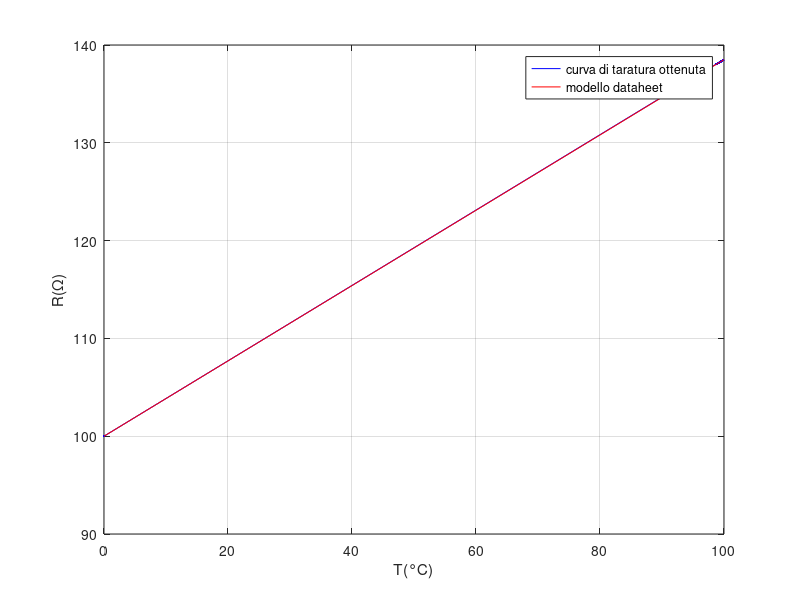

MATLAB code for this plot: (Note: this script raises an error after producing the figure.)
clc
clear all
close all
vettoreT=load('Misure_Esercitazione_Mat_602376.mat');
T0=vettoreT.DatiRTD_T0;
T100=vettoreT.DatiRTD_T100;
T=[T0 , T100];
%R0
R0=vettoreT.DatiRTD_R0; %valore di resistenza associata al ghiaccio
uA_R0=std(R0)/sqrt(length(R0)); %incertezza categoria A
a_R0=0.1; %accuracy
uB_R0=a_R0/sqrt(3); %incertezza di categoria B
uC_R0=sqrt(uA_R0^2+uB_R0^2);%incertezza composta
U_R0=1.95*uC_R0; %incertezza estesa con fattore di copertura k=1.95
%R100
R100=vettoreT.DatiRTD_R100; %vettore delle resistenza a 100 gradi
uA_R100=std(R100)/sqrt(length(R100));
a_R100=0.1;
uB_R100=a_R100/sqrt(3);
uC_R100=sqrt(uA_R100^2+uB_R100^2);
U_R100=1.95*uC_R100;
%alpha
alfa=(mean(R100)-mean(R0))/(100);%coeff angolare retta di taratura
Ualfa=(1.95/100)*(uC_R0^2+uC_R100^2)^0.5 %errore propagato dalle due incertezze composte
%curva di taratura
R=[R0,R100];
figure(1)
hold on
plot(T,R,'b')
grid on
xlim([0,100])
xlabel('T(°C)')
ylabel('R(Ω)')
T1=[0,100];
R1=mean(R0)*(1+0.0039083*T1-5.77500*10^-7*T1.^2);
plot(T1,R1,'r')
legend('curva di taratura ottenuta','modello dataheet')
box on
hold off
T0media=mean(T0);
T100media=mean(T100);
R0media=mean(R0);
R100media=mean(R100);
%%metodo montecarlo
%distribuzioni di probabilità uniformi da cui sono estratti i dati di R0 e
%R100
pd1=makedist('uniform','lower',mean(R0)-uC_R0,'upper',mean(R0)+uC_R0);
pd2=makedist('uniform','lower',mean(R100)-uC_R100,'upper',mean(R100)+uC_R100);
R0mc=random(pd1,1,1e6);  %dati estratti
R100mc=random(pd2,1,1e6);
alfa_mc=(R100mc-R0mc)/(100); 
figure(2)
histogram(alfa_mc) 
xlabel('coeff angolare')
ylabel('Numero di estrazioni')
grid on 
figure(3)
histogram(alfa_mc,'normalization','cdf') %istogramma secondo la funzione di distribuzione cumulata
hold on
grid on
xlabel('coeff angolare')
ylabel('cdf')
xlim([min(alfa_mc) max(alfa_mc)])
dvst=std(alfa_mc); %dev standard del coefficiente angolare
alfamedio=mean(alfa_mc);
Umc=(0.3843-0.3825)/2 %incertezza estesa 
%0.3834 e 0.3825 presi vedendo l'istogramma della cdf e in prossimità di
%cdf=0.025 e cdf=0.975
k=Umc/dvst %fattore di copertura 
